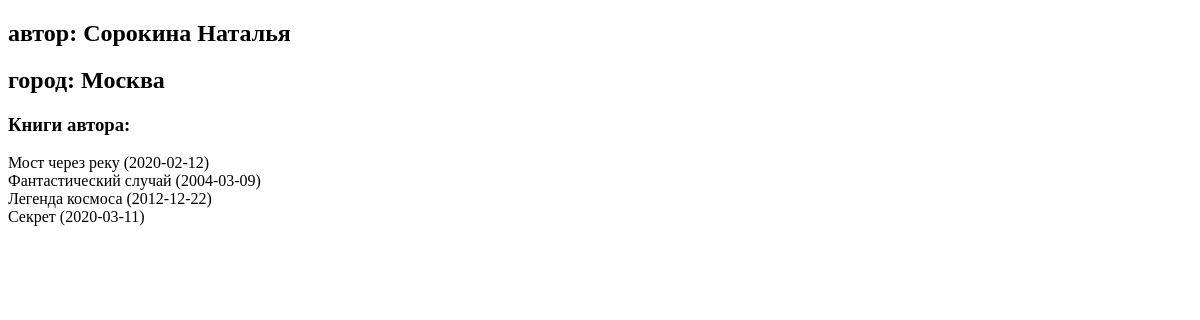
The page /authors/1/ on the database as committed earlier.
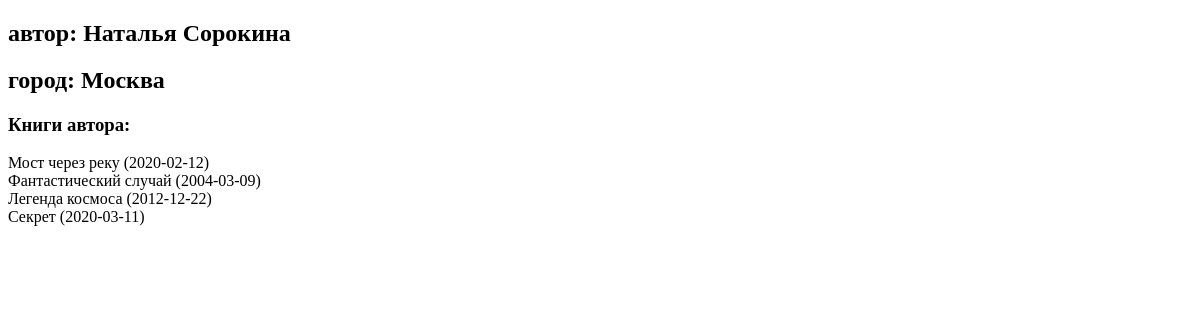
The same page on the database as committed later.
### library/models.py (models this page shows, shortened)
class Author(models.Model):
    first_name = models.CharField(max_length=30, verbose_name='имя')
    last_name = models.CharField(max_length=30, verbose_name='фамилия')
    birth_date = models.DateField(verbose_name='дата рождения')
    city = models.CharField(max_length=30, verbose_name='город')
    class Meta:
        verbose_name = 'автор'
        verbose_name_plural = 'авторы'
    def __str__(self) -> str:
        return f'{self.first_name} {self.last_name}'

class Book(models.Model):
    title = models.CharField(max_length=100, verbose_name='заголовок')
    authors = models.ManyToManyField(Author, verbose_name='авторы', related_name='author_books')
    genres = models.ManyToManyField(Genre, verbose_name='жанры', related_name='genre_books')
    publish_date = models.DateField(verbose_name='дата публикации')
    class Meta:
        verbose_name = 'книга'
        verbose_name_plural = 'книги'
    def __str__(self) -> str:
        return f'{self.title} ({self.publish_date})'

### library/views.py (the view)
# urls.py: path('authors/<int:id>/', author_detail_view, name='author_detail'),
def author_detail_view(request, id):
    author = Author.objects.filter(id=id).first()
    if not author:
        return HttpResponseNotFound(f"Нет автора с id {id}")
    context = {
        "author": author
    }
    return render(request, "author/detail.html", context=context)

### templates/author/detail.html (shortened to what this page needs)
<!doctype html>
<html lang="en">
<head>
</head>
<body>
    <h2> автор: {{ author }} </h2>
    <h2> город: {{ author.city }} </h2>
    <h3> Книги автора: </h3>
    {% for book in author.author_books.all %}
        <div> {{ book }}</div>
    {% endfor %}
</body>
</html>

Rows that differ between the two databases and show on the page:
changed Author "Москва": first_name+last_name "Сорокина Наталья" → "Наталья Сорокина"
